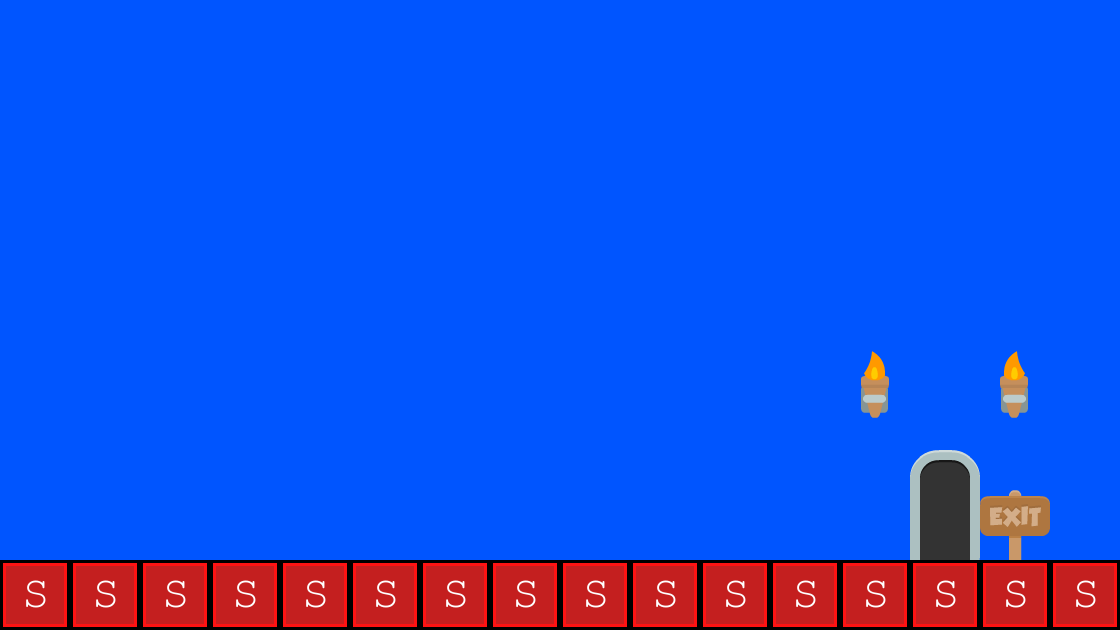

A 2D game scene composited from a Tiled map and its tileset images. What follows is a short description and the map's XML, with each tile layer's data collapsed to a summary:
An orthogonal 16x9 tile map with 70x70 px tiles, 2 tile layers (background, collision), 2 tilesets and 1 object (levelTrigger).

<map version="1.0" orientation="orthogonal" width="16" height="9" tilewidth="70" tileheight="70" backgroundcolor="#0055ff">
 <tileset firstgid="1" name="background-tiles" tilewidth="70" tileheight="70">
  <image source="../img/background-tiles.png" width="910" height="910" />
 </tileset>
 <tileset firstgid="170" name="solid-tile" tilewidth="70" tileheight="70">
  <image source="../img/solid-tile.png" width="70" height="70" />
  <tile id="0">
   <properties>
    <property name="type" value="solid" />
   </properties>
  </tile>
 </tileset>
 <layer name="background" width="16" height="9">
  <data>[144 cells, 21 non-empty, 6 distinct tile ids]</data>
 </layer>
 <layer name="collision" width="16" height="9">
  <data>[144 cells, 16 non-empty, 1 distinct tile ids]</data>
 </layer>
 <objectgroup name="trigger-entities" width="16" height="9">
  <object name="levelTrigger" x="910" y="420" width="70" height="140">
   <properties>
    <property name="level" value="mylevel02" />
   </properties>
  </object>
 </objectgroup>
</map>
